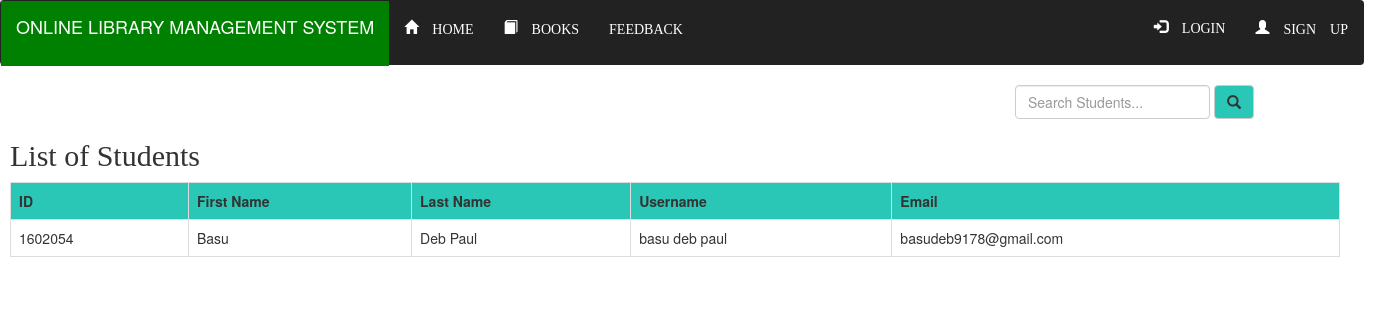
Page /Library/Admin/student.php on the committed database.
### tables this page shows
CREATE TABLE `student` (
  `first` varchar(100) NOT NULL,
  `last` varchar(100) NOT NULL,
  `roll` int(100) NOT NULL,
  `username` varchar(100) NOT NULL,
  `password` varchar(100) NOT NULL,
  `email` varchar(100) NOT NULL
);

### Library/Admin/student.php (the view, shortened to what this page needs)
<?php include "navbar.php";
include"connection.php";
?>
<!DOCTYPE html>
<html>
<head>
    <link rel="stylesheet" href="https://maxcdn.bootstrapcdn.com/bootstrap/3.4.1/css/bootstrap.min.css">
</head>
<body>
<div class="srch">
<form method="post"action="" name="form1" class="navbar-form">
<input type="text" name="search" placeholder="Search Students..." class="form-control" required=""/>
<button type="submit"name="submit" class="btn btn-default" style="background-color:#2bc7b6"><span class="glyphicon glyphicon-search"></span></button>
</form>
</div>
  <div class="wrapper">
  <h2 style="font-family:Lucida Console">List of Students</h2>
  <?php
if(isset($_POST['submit'])){
  $q = mysqli_query($db,"SELECT first,last,roll,username,email FROM `student` WHERE username like '%$_POST[search]%'");
  if( mysqli_num_rows($q)==0){
  	  echo "<span style='color:red;font-size:20px;font-wight:bold'>Sorry !!!! Student is not found</span>";
  }
  else
  {
  echo "<table class='table table-bordered table-hover'>";
  echo "<tr style='background-color:#2bc7b6'>";
  echo"<th>";echo"ID";echo"</th>";
  echo"<th>";echo"First Name";echo"</th>";
  echo"<th>";echo"Last Name";echo"</th>";
  echo"<th>";echo"Username";echo"</th>";
  echo"<th>";echo"Email";echo"</th>";
  echo"</tr>";
  while($row=mysqli_fetch_assoc($q)){
   echo "<tr>";
   echo"<td>";echo $row['roll'];echo"</td>";
   echo"<td>";echo $row['first'];echo"</td>";
   echo"<td>";echo $row['last'];echo"</td>";
   echo"<td>";echo $row['username'];echo"</td>";
   echo"<td>";echo $row['email'];echo"</td>";
   echo "</tr>";
  }
  echo "</table>";
  }
}
  else
  {
  $res=mysqli_query($db,"SELECT  first,last,roll,username,email FROM `student` ORDER BY `student`.`first` ASC;");
  echo "<table class='table table-bordered table-hover'>";
  echo "<tr style='background-color:#2bc7b6'>";
  echo"<th>";echo"ID";echo"</th>";
  echo"<th>";echo"First Name";echo"</th>";
  echo"<th>";echo"Last Name";echo"</th>";
  echo"<th>";echo"Username";echo"</th>";
  echo"<th>";echo"Email";echo"</th>";
  echo"</tr>";
  while($row=mysqli_fetch_assoc($res)){
   echo "<tr>";
   echo"<td>";echo $row['roll'];echo"</td>";
   echo"<td>";echo $row['first'];echo"</td>";
   echo"<td>";echo $row['last'];echo"</td>";
   echo"<td>";echo $row['username'];echo"</td>";
   echo"<td>";echo $row['email'];echo"</td>";
   echo "</tr>";
  }
  echo "</table>";
  }
?>
</div>
</body>
</html>

### Library/Admin/style.css (style rules this page uses)
html, body, div, span, object, iframe, h1, h2, h3, h4, h5, h6, p, blockquote, pre, abbr, address, cite, code, del, dfn, em, img, ins, kbd, q, samp, small, strong, sub, sup, var, b, i, dl, dt, dd, ol, ul, li, fieldset, form, label, legend, table, caption, tbody, tfoot, thead, tr, th, td, article, aside, canvas, details, figcaption, figure, footer, header, hgroup, menu, nav, section, summary, time, mark, audio, video { margin:0; padding:0; border:0; outline:0; font-size:100%; vertical-align:baseline; background:transparent; }
body { line-height:1; }
table { border-collapse:collapse; border-spacing:0; }
input, select { vertical-align:middle; }
.wrapper { height:660px; width:1350px; }
input { height:25px; width:250px; }
button { margin-left:100px; }

### Library/Admin/student.php (style rules this page uses)
.wrapper { margin:0px; padding:0px 10px; }
.srch { margin:0px; padding-left:1000px; }

### rows in the picture
student: roll "1602054", first "Basu", last "Deb Paul", username "basu deb paul", email "basudeb9178@gmail.com"
